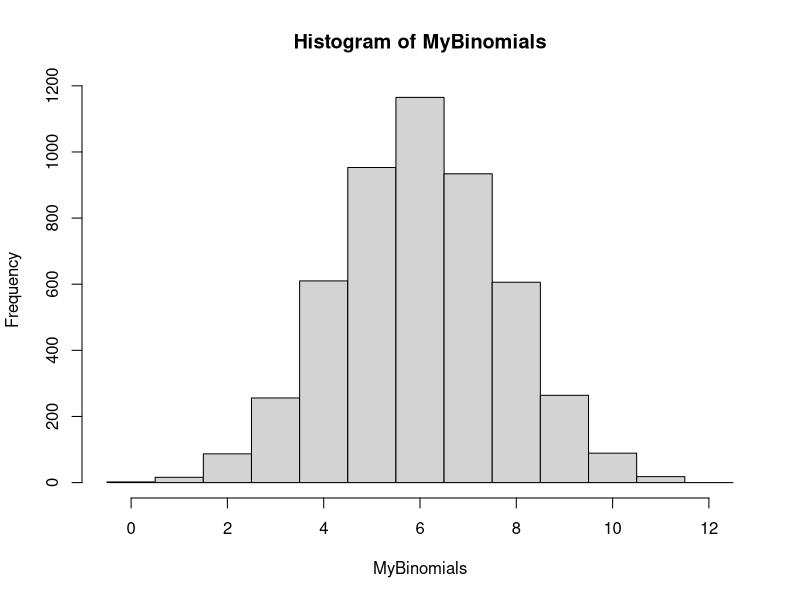

Generate this figure with R:

set.seed(1473) # sets the random number seed

# This function is the bionomial cumulative distribution function
binom.cdf<-function(x,n,p){
	Fx<-0
	for (i in 0:x){
		Fx <- Fx + choose(n,i)*p^i*(1-p)^(n-i)
	}
	return (Fx)
}

# This function a random variable with an arbitrary CDF (the name of which is 
# passed to it in the first argument)
cdf.sim<-function(F,...){
	X <- 0
	U <- runif(1) # defaults to bounds of 0 and 1
	while (F(X,...)<U){
		X <- X+1
	}
	return (X)
}

MyBinomials<-numeric()
for (i in 1:5000){
	MyBinomials[i]<-cdf.sim(binom.cdf,12,0.5)
}

MyBreaks<-seq(0,13,1)
MyBreaks<-MyBreaks-0.5   
BinHist<-hist(MyBinomials,breaks=MyBreaks)
